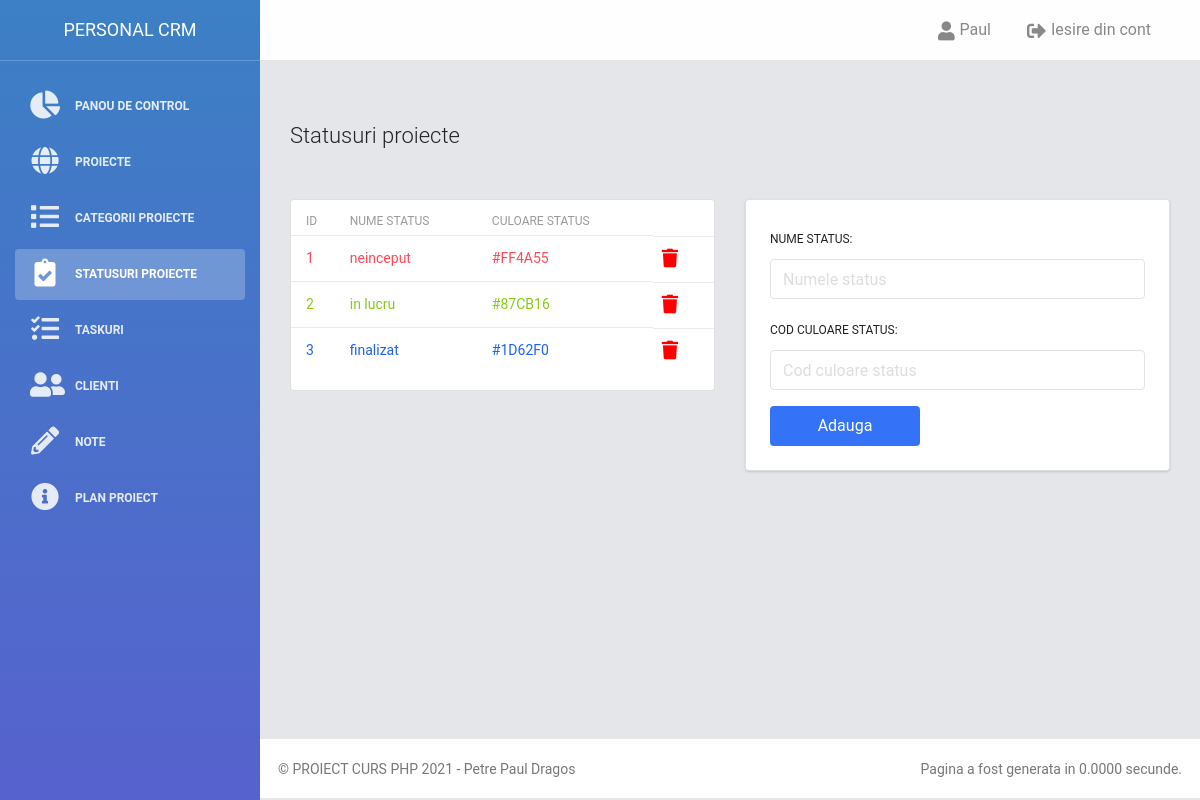
/proiecte_statusuri.php (signed in), run on the app's committed database.
### tables this page shows
CREATE TABLE `utilizatori` (
  `id` int(11) NOT NULL,
  `utilizator` varchar(30) NOT NULL,
  `parola` varchar(30) NOT NULL,
  `nume` varchar(100) NOT NULL,
  `prenume` varchar(100) NOT NULL
);

CREATE TABLE `proiecte_statusuri` (
  `idStatus` int(11) NOT NULL,
  `numeStatus` varchar(300) NOT NULL,
  `culoareStatus` varchar(20) NOT NULL
);

### clase/proiecte_functii.php (called while the page is built, shortened)
<?php
require_once "config/bazadedate.php";
class Proiecte {
	public function __construct() {
		global $conexiune;
		$this->con = $conexiune;
		if(mysqli_connect_error()) {
			trigger_error("Eroare la conectarea bazei de date: " . mysqli_connect_error());
		}else{
			return $this->con;
		}
	}
	public function afiseazaProiecteStatusuri(){
		    $query = "SELECT * FROM proiecte_statusuri";
		    $result = $this->con->query($query);
		if (!empty($result) && $result->num_rows > 0) {
		    $data = array();
		    while ($row = $result->fetch_assoc()) {
		           $data[] = $row;
		    }
			return $data;
		}
	}
}

### proiecte_statusuri.php (the view, shortened to what this page needs)
<?php
  include 'elemente/header.php';
  $proiecteObj = new Proiecte();
  $statusuri = $proiecteObj->afiseazaProiecteStatusuri();
?>
<h4>Statusuri proiecte </h4>
<div class="row mt-5">
  <div class="col-md-6 mx-auto">
  <div class="card">
  <?php if ($statusuri > 0) { ?>
  <table class="table table-hover">
    <thead>
      <tr>
        <th>ID</th>
        <th>Nume status</th>
        <th>Culoare status</th>
        <th></th>
      </tr>
    </thead>
    <tbody>
    <?php foreach ($statusuri as $status) { ?>
        <tr style="color: <?php echo $status['culoareStatus'] ?>">
          <td><?php echo $status['idStatus'] ?></td>
          <td><?php echo $status['numeStatus'] ?></td>
          <td><?php echo $status['culoareStatus'] ?></td>
          <td class="text-right">
            <a href="proiecte_statusuri.php?stergeStatusId=<?php echo $status['idStatus'] ?>" style="color:red">
              <i class="fa fa-lg fa-trash" aria-hidden="true"></i>
          </td>
        </tr>
    <?php } ?>
    </tbody>
  </table>
  <?php } else { ?>
      <p class="text-center mt-4">Nici un status gasita<p>
      <?php } ?>
  </div>
  </div>
  <div class="col-md-6">
  <form action="proiecte_statusuri.php" method="POST">
    <div class="card box-shadow p-4">
    <div class="form-group">
      <label class="col-form-label" for="numeStatus">Nume status:</label>
      <input type="text" class="form-control" name="numeStatus" placeholder="Numele status" required="">
    </div>
    <div class="form-group">
      <label class="col-form-label" for="culoareStatus">Cod culoare status:</label>
      <input type="text" class="form-control" name="culoareStatus" placeholder="Cod culoare status">
    </div>
    <input type="submit" name="submit" class="btn btn-fill btn-primary" value="Adauga">
    </div>
  </form>
  </div>
</div>
<?php
include 'elemente/footer.php';
?>

### clase/utilizatori_functii.php (shortened to what this page needs)
<?php
require_once "config/bazadedate.php";
class Utilizatori {
	public function __construct() {
		global $conexiune;
		$this->con = $conexiune;
		if(mysqli_connect_error()) {
			trigger_error("Eroare la conectarea bazei de date: " . mysqli_connect_error());
		}else{
			return $this->con;
		}
	}
    public function afiseazaNumeUtilizator($id){
		$query = "SELECT * FROM utilizatori WHERE id = '$id'";
		    $result = $this->con->query($query);
		    while($row = mysqli_fetch_assoc($result)) {
			echo $row['nume'];
			}
	}
}

### elemente/style/css/style.css (style rules this page uses)
body { font-size: 14px; padding:0; background-color: #E9EBEE; }
a { color:#007bff; }
.btn { cursor: pointer; }
input.btn { max-width: 150px!important; }
.box-shadow { box-shadow: 0 1px 3px 0 rgb(0 0 0 / 10%), 0 1px 2px 0 rgb(0 0 0 / 6%); }
.card .card-category, .card label { color: #222!important; }

### data on the page
utilizatori: nume "Paul"
proiecte_statusuri: idStatus "1", numeStatus "neinceput", culoareStatus "#FF4A55"
proiecte_statusuri: idStatus "2", numeStatus "in lucru", culoareStatus "#87CB16"
proiecte_statusuri: idStatus "3", numeStatus "finalizat", culoareStatus "#1D62F0"
